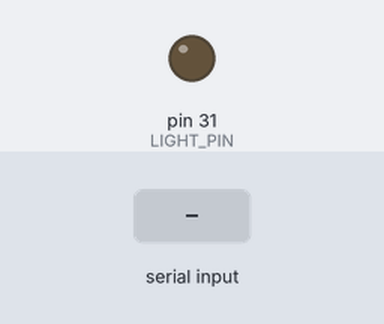
The sketch below on a simulated Arduino Mega 2560, built with avr-gcc and run on an emulated ATmega2560. Parts: output pins drawn as LEDs (lit = HIGH). The test bench sets the inputs (shaded band). What the sketch prints to the serial monitor is not drawn.

Above: at 1.2 s.
1.3 s: "O" received over Serial
At 2.5 s:
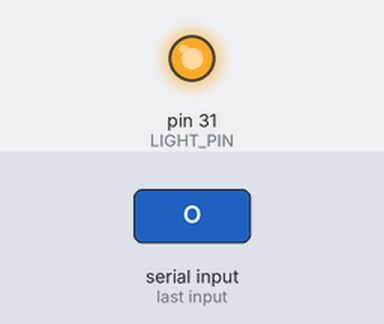
2.8 s: "D" received over Serial
At 3.7 s:
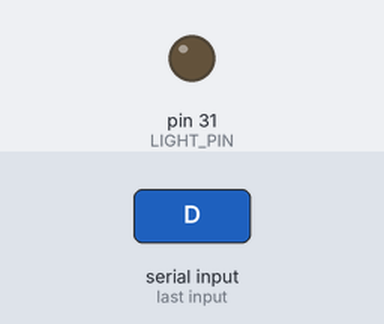
Timing chart, 0 to 5.8 s (numbered marks = the images above; inputs shaded):
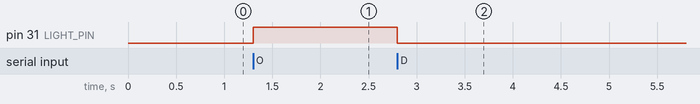

Measured:
- after the input at 1.3 s, pin 31 (LIGHT_PIN): LOW → HIGH at once
- after the input at 2.8 s, pin 31 (LIGHT_PIN): HIGH → LOW at once

The sketch:

UV_source_test.ino
```cpp
//Zhang Lab
//UV Source Trigger test
//Author Louis Bourguet

char incomingByte;
#define LIGHT_PIN 31


void setup() {
  pinMode(LIGHT_PIN , OUTPUT);

  digitalWrite(LIGHT_PIN , LOW);
  Serial.begin(9600);
  Serial.write("whatever ");

}

void loop() {
  if (Serial.available() > 0) {
    incomingByte = Serial.read();
    if(incomingByte == 'O'){
      digitalWrite(LIGHT_PIN , LOW);
      digitalWrite(LIGHT_PIN , HIGH);
      Serial.write(" LIGHT is ON ");
      delay(5);
    }
    if(incomingByte == 'D'){
      digitalWrite(LIGHT_PIN , LOW);
      Serial.write(" LIGHT is OFF ");
      delay(5);
    }
    delay(10);
  }

}
```
